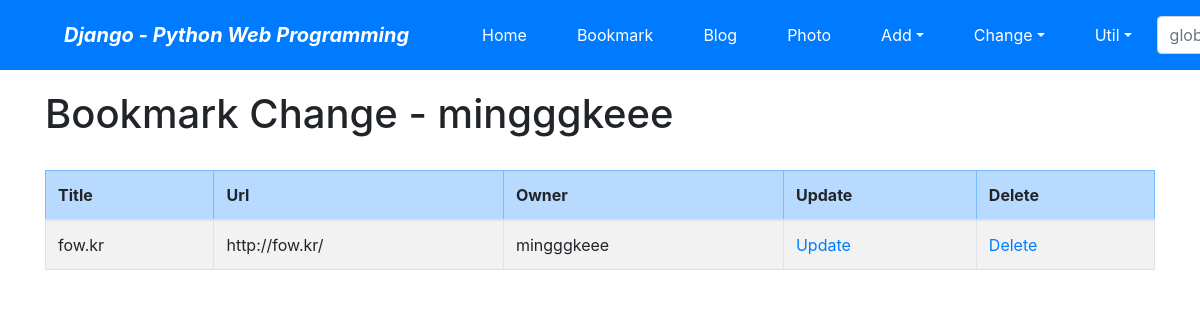
The app's page /bookmark/change/ (signed in) with its own data.
### bookmark/models.py (models this page shows, shortened)
class Bookmark(models.Model):
    title = models.CharField(max_length=100, blank=True) # varchar(100)
    url = models.URLField(unique=True) # 중복되면 안되니까 unique 특성 주기
    owner = models.ForeignKey(User, on_delete=models.CASCADE, blank=True, null=True, verbose_name="OWNER")

### bookmark/views.py (the view)
# urls.py: path('change/', BookmarkChangeLV.as_view(), name='change'),
class BookmarkChangeLV(LoginRequiredMixin, ListView):
    template_name = 'bookmark/bookmark_change_list.html'
    def get_queryset(self): # 이 뷰가 templates에게 전달하는 데이터 집합을 생산하는 메서드 ( 이 메서드를 정의하지 않으면 Bookmark.objects.all() )
        return Bookmark.objects.filter(owner=self.request.user)

### bookmark/templates/bookmark/bookmark_change_list.html (shortened to what this page needs)
{% extends "base.html" %}
{% block content %}
    <h1>Bookmark Change - {{user}}</h1>
    <br>
    <table class="table table-bordered table-condensed table-striped">
        <thead>
            <tr class="table-primary">
                <th>Title</th>
                <th>Url</th>
                <th>Owner</th>
                <th>Update</th>
                <th>Delete</th>
            </tr>
        </thead>
        <tbody>
            {% for item in object_list %}
            <tr>
                <td>{{ item.title }}</td>
                <td>{{ item.url }}</td>
                <td>{{ item.owner }}</td>
                <td><a href="{% url 'bookmark:update' item.id %}">Update</a></td>
                <td><a href="{% url 'bookmark:delete' item.id %}">Delete</a></td>
            </tr>
            {% endfor %}
        </tbody>
    </table>
{% endblock %}

### records on screen
Bookmark: title "fow.kr", url "http://fow.kr/", owner "mingggkeee"

### other values on screen
{{ user }} "mingggkeee"
